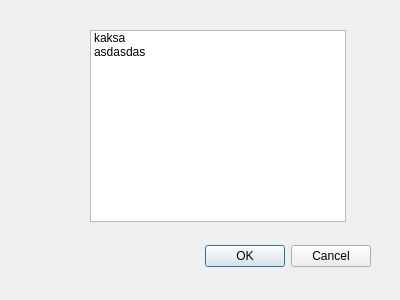
<?xml version="1.0" encoding="UTF-8"?>
<ui version="4.0">
 <class>timeSpentProject</class>
 <widget class="QDialog" name="timeSpentProject">
  <property name="geometry">
   <rect>
    <x>0</x>
    <y>0</y>
    <width>400</width>
    <height>300</height>
   </rect>
  </property>
  <property name="windowTitle">
   <string>Dialog</string>
  </property>
  <widget class="QDialogButtonBox" name="buttonBox">
   <property name="geometry">
    <rect>
     <x>30</x>
     <y>240</y>
     <width>341</width>
     <height>32</height>
    </rect>
   </property>
   <property name="orientation">
    <enum>Qt::Horizontal</enum>
   </property>
   <property name="standardButtons">
    <set>QDialogButtonBox::Cancel|QDialogButtonBox::Ok</set>
   </property>
  </widget>
  <widget class="QListWidget" name="listWidget">
   <property name="geometry">
    <rect>
     <x>90</x>
     <y>30</y>
     <width>256</width>
     <height>192</height>
    </rect>
   </property>
   <item>
    <property name="text">
     <string>kaksa</string>
    </property>
   </item>
   <item>
    <property name="text">
     <string>asdasdas</string>
    </property>
   </item>
  </widget>
 </widget>
 <resources/>
 <connections>
  <connection>
   <sender>buttonBox</sender>
   <signal>accepted()</signal>
   <receiver>timeSpentProject</receiver>
   <slot>accept()</slot>
   <hints>
    <hint type="sourcelabel">
     <x>248</x>
     <y>254</y>
    </hint>
    <hint type="destinationlabel">
     <x>157</x>
     <y>274</y>
    </hint>
   </hints>
  </connection>
  <connection>
   <sender>buttonBox</sender>
   <signal>rejected()</signal>
   <receiver>timeSpentProject</receiver>
   <slot>reject()</slot>
   <hints>
    <hint type="sourcelabel">
     <x>316</x>
     <y>260</y>
    </hint>
    <hint type="destinationlabel">
     <x>286</x>
     <y>274</y>
    </hint>
   </hints>
  </connection>
 </connections>
</ui>
